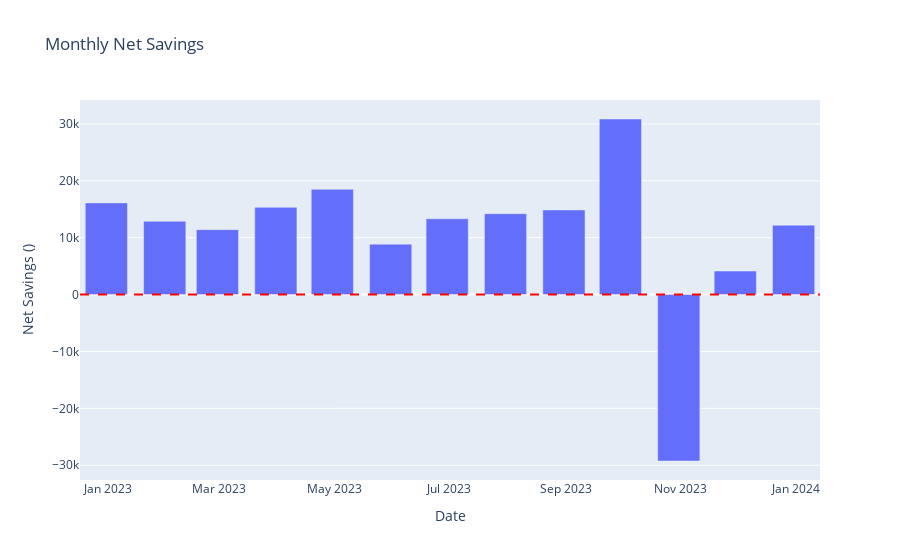

Notebook code for this chart:
### Code cell
if not monthly_net_savings.empty:
    fig_net_savings = px.bar(
        monthly_net_savings, 
        x='Date',  # Make sure 'Date' is the x-axis
        y='Net Savings', # Make sure 'Net Savings' is the y-axis
        title="Monthly Net Savings"
    )
    fig_net_savings.update_layout(yaxis_title=f"Net Savings ()")
    fig_net_savings.add_hline(y=0, line_dash="dash", line_color="red")
fig_net_savings

### Figure 1 — Plotly figure (JSON) as saved in the notebook; plotly's stock layout.template omitted (floating-point values rounded to 4 significant figures)
{"data": [{"hovertemplate": "Date=%{x}<br>Net Savings=%{y}<extra></extra>", "legendgroup": "", "marker": {"color": "#636efa", "pattern": {"shape": ""}}, "name": "", "orientation": "v", "showlegend": false, "textposition": "auto", "type": "bar", "x": ["2022-12-31T00:00:00.000000000", "2023-01-31T00:00:00.000000000", "2023-02-28T00:00:00.000000000", "2023-03-31T00:00:00.000000000", "2023-04-30T00:00:00.000000000", "2023-05-31T00:00:00.000000000", "2023-06-30T00:00:00.000000000", "2023-07-31T00:00:00.000000000", "2023-08-31T00:00:00.000000000", "2023-09-30T00:00:00.000000000", "2023-10-31T00:00:00.000000000", "2023-11-30T00:00:00.000000000", "2023-12-31T00:00:00.000000000"], "xaxis": "x", "y": [16120.0, 12880.0, 11410.0, 15340.0, 18490.0, 8861.0, 13330.0, 14210.0, 14880.0, 30870.0, -29270.0, 4138.0, 12190.0], "yaxis": "y"}], "layout": {"barmode": "relative", "legend": {"tracegroupgap": 0}, "shapes": [{"line": {"color": "red", "dash": "dash"}, "type": "line", "x0": 0, "x1": 1, "xref": "x domain", "y0": 0, "y1": 0, "yref": "y"}], "title": {"text": "Monthly Net Savings"}, "xaxis": {"anchor": "y", "domain": [0, 1], "title": {"text": "Date"}}, "yaxis": {"anchor": "x", "domain": [0, 1], "title": {"text": "Net Savings ()"}}}}
